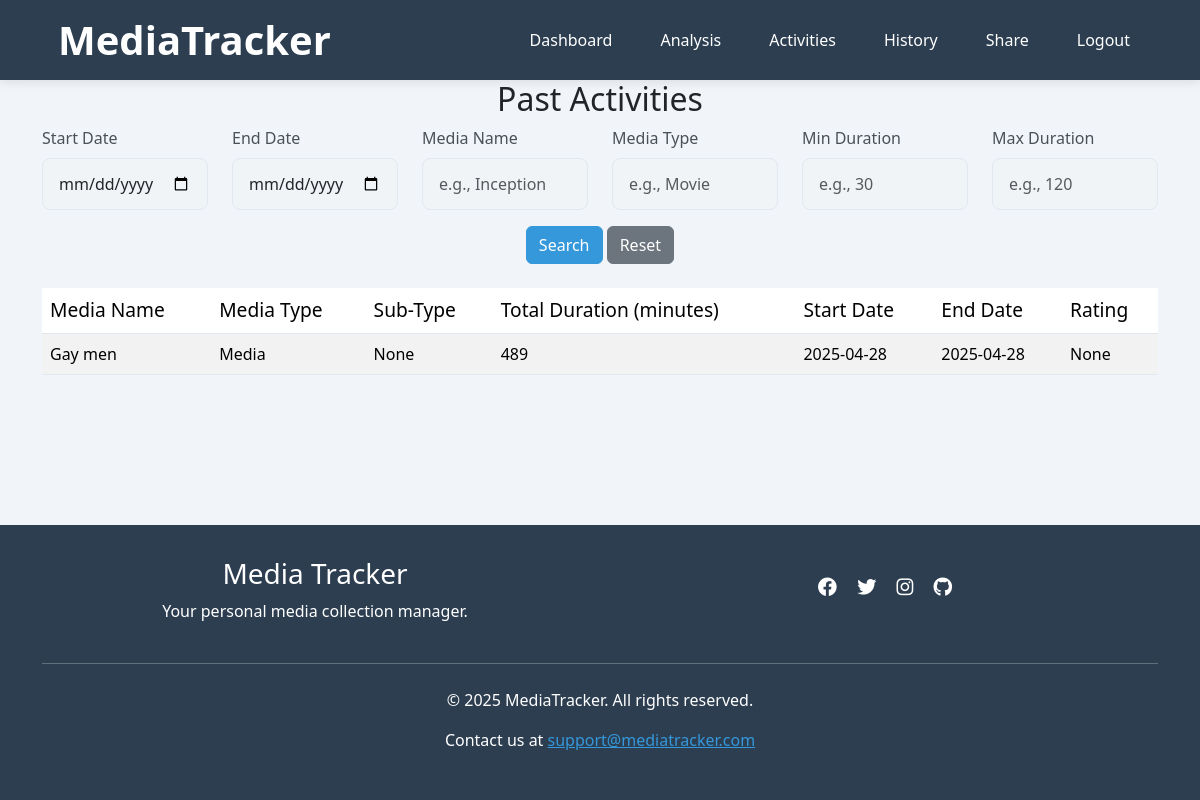
Before: /activities (signed in) with the older database file.
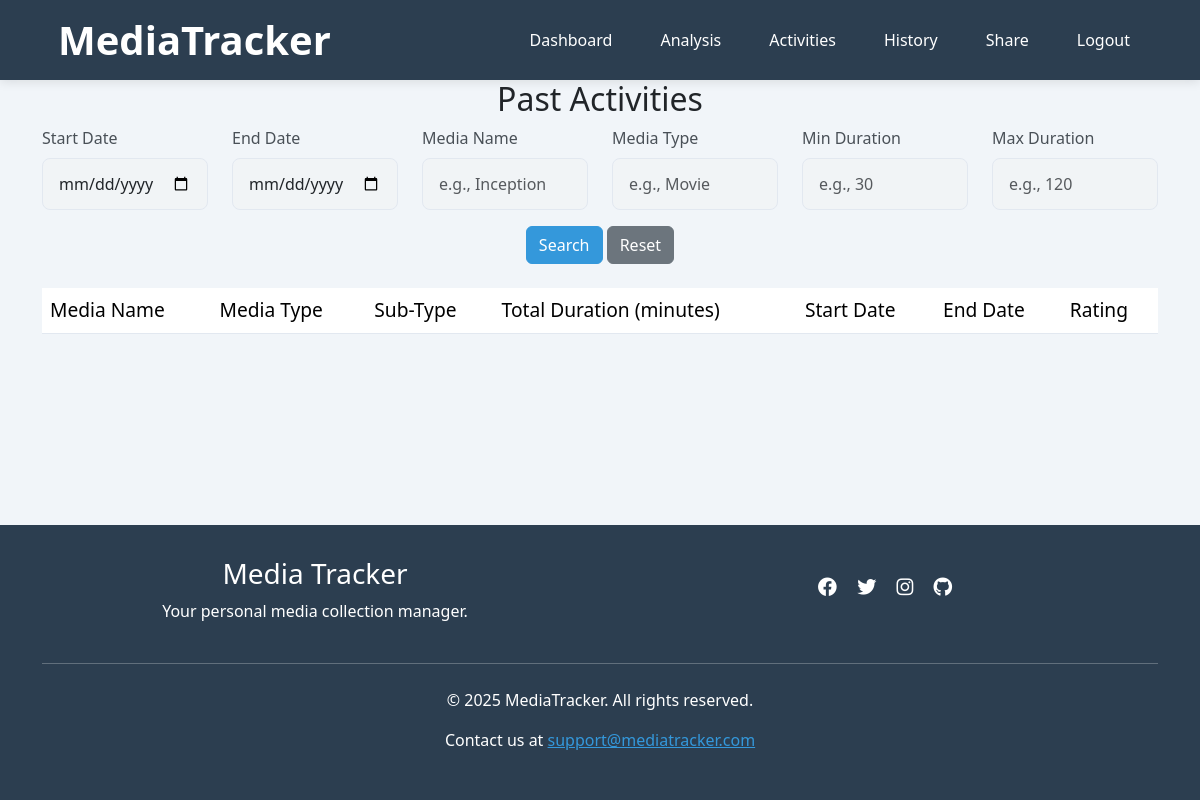
After: the same page with the newer database file.
### app/models.py (models this page shows)
class Activities(db.Model):
    __tablename__ = 'Activities'
    id = db.Column(db.Integer, primary_key=True)
    username = db.Column(db.String(80), db.ForeignKey('Users.username'), nullable=False)
    media_type = db.Column(db.String(50), nullable=False)
    media_subtype = db.Column(db.String(50), nullable=True)
    media_name = db.Column(db.String(120), nullable=False)
    status = db.Column(db.String(20), nullable=False, default='ongoing')
    start_date = db.Column(db.Date, nullable=True)
    end_date = db.Column(db.Date, nullable=True)
    rating = db.Column(db.Float, nullable=True)
    comment = db.Column(db.Text, nullable=True)
    media_entries = db.relationship('Entries', backref='activity')

### app/routes.py (the view)
@app.route('/activities', methods=['GET'])
def activities():
    if 'username' not in session:
        flash('Please log in to view your activities.', 'danger')
        return redirect(url_for('login'))
    username = session['username']
    data     = fetch_past_activities(username, request)
    uncompleted = data["uncompleted_activities"]
    completed   = data["completed_activities"]
    combined    = uncompleted + completed
    PER_PAGE    = 20
    page        = request.args.get('page', 1, type=int)
    total       = len(combined)
    total_pages = (total + PER_PAGE - 1) // PER_PAGE
    start_idx   = (page - 1) * PER_PAGE
    page_slice = combined[start_idx : start_idx + PER_PAGE]
    ongoing_page   = [a for a in page_slice if a in uncompleted]
    completed_page = [a for a in page_slice if a in completed]
    args = request.args.to_dict()
    args.pop('page', None)
    return render_template(
        'activities.html',
        uncompleted_activities=ongoing_page,
        completed_activities=completed_page,
        page=page,
        total_pages=total_pages,
        request_args=args
    )

### app/helpers/activities_handler.py (called while the page is built)
def fetch_past_activities(username, request):
    filters = {
        'start_date': request.args.get('start_date'),
        'end_date': request.args.get('end_date'),
        'media_name': request.args.get('media_name'),
        'media_type': request.args.get('media_type'),
        'min_duration': request.args.get('min_duration'),
        'max_duration': request.args.get('max_duration')
    }
    uncompleted_activities = get_uncompleted_activities(username, filters)
    completed_activities = get_completed_activities(username, filters)
    return {
        "uncompleted_activities": uncompleted_activities,
        "completed_activities": completed_activities
    }

### app/templates/activities.html (shortened to what this page needs)
{% extends "base.html" %}
{% block content %}
<div class="container">
    <h2 class="text-center">Past Activities</h2>
    <form action="{{ url_for('activities') }}" method="GET" class="mb-4">
        <div class="row">
            <div class="col-md-2">
                <label for="start_date" class="form-label">Start Date</label>
                <input type="date" id="start_date" name="start_date" class="form-control" value="{{ request.args.get('start_date', '') }}">
            </div>
            <div class="col-md-2">
                <label for="end_date" class="form-label">End Date</label>
                <input type="date" id="end_date" name="end_date" class="form-control" value="{{ request.args.get('end_date', '') }}">
            </div>
            <div class="col-md-2">
                <label for="media_name" class="form-label">Media Name</label>
                <input type="text" id="media_name" name="media_name" class="form-control" placeholder="e.g., Inception" value="{{ request.args.get('media_name', '') }}">
            </div>
            <div class="col-md-2">
                <label for="media_type" class="form-label">Media Type</label>
                <input type="text" id="media_type" name="media_type" class="form-control" placeholder="e.g., Movie" value="{{ request.args.get('media_type', '') }}">
            </div>
            <div class="col-md-2">
                <label for="min_duration" class="form-label">Min Duration</label>
                <input type="number" id="min_duration" name="min_duration" class="form-control" placeholder="e.g., 30" value="{{ request.args.get('min_duration', '') }}">
            </div>
            <div class="col-md-2">
                <label for="max_duration" class="form-label">Max Duration</label>
                <input type="number" id="max_duration" name="max_duration" class="form-control" placeholder="e.g., 120" value="{{ request.args.get('max_duration', '') }}">
            </div>
        </div>
        <div class="row mt-3">
            <div class="col-md-12 text-center">
                <button type="submit" class="btn btn-primary">Search</button>
                <a href="{{ url_for('activities') }}" class="btn btn-secondary">Reset</a>
            </div>
        </div>
    </form>
    <table class="table table-striped mt-4">
        <thead>
            <tr>
                <th>Media Name</th>
                <th>Media Type</th>
                <th>Sub-Type</th>
                <th>Total Duration (minutes)</th>
                <th>Start Date</th>
                <th>End Date</th>
                <th>Rating</th>
            </tr>
        </thead>
        <tbody>
            {% for activity in completed_activities %}
            <tr>
                <td>{{ activity.media_name }}</td>
                <td>{{ activity.media_type }}</td>
                <td>{{ activity.media_subtype }}</td>
                <td>{{ activity.total_duration }}</td>
                <td>{{ activity.start_date }}</td>
                <td>{{ activity.end_date }}</td>
                <td>{{ activity.rating }}</td>
            </tr>
            {% endfor %}
        </tbody>
    </table>
</div>
{% endblock %}

Changed rows visible on the page:
removed Activities: media_name "Gay men", media_type "Media", media_subtype "None", total_duration "489", start_date "2025-04-28", end_date "2025-04-28", rating "None"
